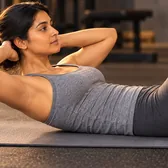
#> input picture assets/images/areas/abs-beginner.webp, 168 x 168 px
$ python -i optimize.py   (imports and definitions only)
#> lines starting #> are read from the running program, lines starting #| are printed output that depends on the picture
#!/usr/bin/env python3
"""Turn generated athlete photography into the "Target an area" tile assets the app ships.

Usage:  python3 scripts/area-photos/optimize.py <source-dir>

Every source file must be named after a focus session key without its `focus:` prefix
(abs-beginner.png, chest-dumbbell.png, ...). For each one it writes:
  assets/images/areas/<name>.webp       tile: square crop on the target muscle, 168px (3x the 52pt tile)
  assets/images/focus/<name>-hero.webp  session detail hero: 3:2, 1170px wide (3x a 390pt screen) — only
                                        for sessions in HERO_FOR, the rest keep their "Level up" hero
"""
import sys
from pathlib import Path

from PIL import Image

TILE = (168, 82)  # side, quality
HERO = (1.5, 1170, 76)
# Square tile crop per source: centre x (fraction of the width), centre y and side (fractions of the
# height). Tight enough that the worked muscle group still reads at 52pt.
TILE_CROP = {
    "abs-beginner": (0.36, 0.55, 0.62),
    "rock-hard": (0.48, 0.60, 0.62),
    "stronger-abs": (0.36, 0.45, 0.66),
    "chest-beginner": (0.68, 0.53, 0.55),
    "chest-dumbbell": (0.45, 0.46, 0.75),
    "arm-toning": (0.60, 0.42, 0.66),
    "leg-day": (0.52, 0.55, 0.85),
    "back-relief": (0.64, 0.52, 0.55),
    "intense-shred": (0.55, 0.50, 0.75),
    "ultimate-core": (0.52, 0.48, 0.84),
}
# Sessions that had no photo before this set; the others already ship a "Level up" hero.
HERO_FOR = {"abs-beginner", "chest-beginner", "arm-toning", "back-relief"}
ROOT = Path(__file__).resolve().parents[2]
TILES = ROOT / "assets" / "images" / "areas"
HEROES = ROOT / "assets" / "images" / "focus"


def report(dest: Path, img: Image.Image) -> None:
    print(f"  {dest.relative_to(ROOT)} {img.size[0]}x{img.size[1]} ({dest.stat().st_size // 1024} KB)")


def tile(img: Image.Image, name: str, dest: Path) -> None:
    w, h = img.size
    cx, cy, frac = TILE_CROP[name]
    side = round(h * frac)
    left = min(max(round(w * cx - side / 2), 0), w - side)
    top = min(max(round(h * cy - side / 2), 0), h - side)
    out = img.crop((left, top, left + side, top + side)).resize((TILE[0], TILE[0]), Image.LANCZOS)
    out.save(dest, "WEBP", quality=TILE[1], method=6)
    report(dest, out)


def hero(img: Image.Image, dest: Path) -> None:
    ratio, width, quality = HERO
    w, h = img.size
    if w / h > ratio:  # too wide: keep the centre, where the athlete is
        new_w = round(h * ratio)
        left = (w - new_w) // 2
        box = (left, 0, left + new_w, h)
    else:  # too tall: trim the bottom harder than the top, to keep heads in frame
        new_h = round(w / ratio)
        top = (h - new_h) // 3
        box = (0, top, w, top + new_h)
    out = img.crop(box).resize((width, round(width / ratio)), Image.LANCZOS)
    out.save(dest, "WEBP", quality=quality, method=6)
    report(dest, out)


def main(src: Path) -> int:
    files = sorted(p for p in src.iterdir() if p.suffix.lower() in {".png", ".jpg", ".jpeg", ".webp"} and p.stem in TILE_CROP)
    if not files:
        print(f"no area images ({', '.join(sorted(TILE_CROP))}) in {src}")
        return 1
    TILES.mkdir(parents=True, exist_ok=True)
    for f in files:
        img = Image.open(f).convert("RGB")
        print(f.name)
        tile(img, f.stem, TILES / f"{f.stem}.webp")
        if f.stem in HERO_FOR:
            hero(img, HEROES / f"{f.stem}-hero.webp")
    return 0


# [5 lines not run here, left out]

>>> import cv2
>>> picture = cv2.imread('../../assets/images/areas/abs-beginner.webp', cv2.IMREAD_GRAYSCALE)
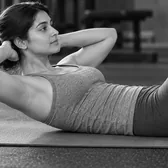
#> picture: shape (168, 168); min 0, max 252, mean 94.1
#> (the run stopped early here; a loop or call above may not have finished)

$ run again, on assets/images/areas/chest-dumbbell.webp
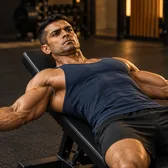
#> input picture assets/images/areas/chest-dumbbell.webp, 168 x 168 px
#> `picture = cv2.imread('../../assets/images/areas/abs-beginner.webp', cv..`:
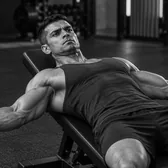
#> picture: shape (168, 168); min 0, max 231, mean 53.4

$ run again, on assets/images/areas/intense-shred.webp
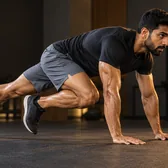
#> input picture assets/images/areas/intense-shred.webp, 168 x 168 px
#> `picture = cv2.imread('../../assets/images/areas/abs-beginner.webp', cv..`:
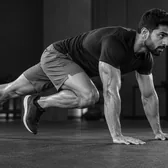
#> picture: shape (168, 168); min 0, max 242, mean 60.9

$ run again, on assets/images/areas/leg-day.webp
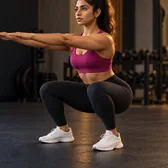
#> input picture assets/images/areas/leg-day.webp, 168 x 168 px
#> `picture = cv2.imread('../../assets/images/areas/abs-beginner.webp', cv..`:
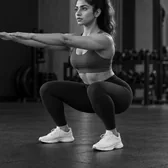
#> picture: shape (168, 168); min 0, max 255, mean 51.7
